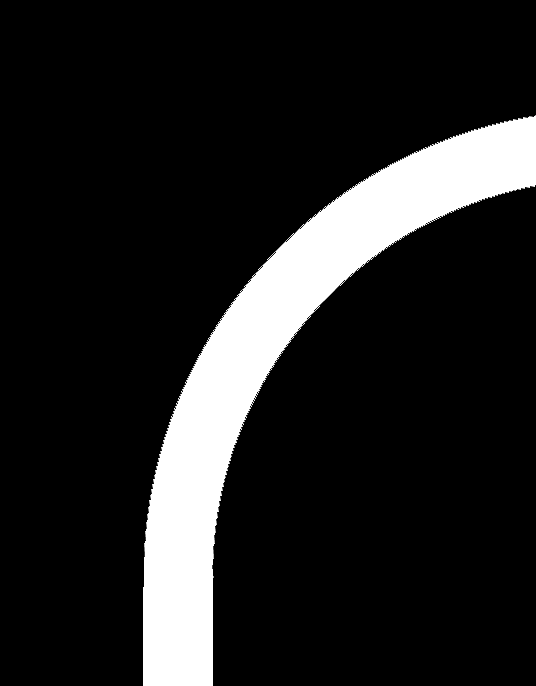
#> input picture Seguidor - OpenCV/LinhaBranca.png, 536 x 686 px
$ python Imagem.py
#> lines starting #> are read from the running program, lines starting #| are printed output that depends on the picture; after the words box and inside, x2 and y2 are one past the last pixel; in counts of white or black regions, pixels touching at a corner belong together
#> further down, Frame is the input picture: shape (686, 536, 3); min 0, max 255, mean 34.2
import numpy as np      # Importa a biblioteca Numpy
import matplotlib as mp # Importa a biblioteca MatPlotLib
import cv2 as cv        # Importa a biblioteca OpenCV
import requests as rq   # Importa a biblioteca Requests

# Definição de cores
Vermelho = (0, 0, 255)
Verde    = (0, 255, 0)
Azul     = (255, 0, 0)
Amarelo  = (0, 255, 255)
Preto    = (0, 0, 0)
Branco   = (255, 255, 255)

# Área mínima para um contorno ser considerado
ÁreaMínima = 500

# Definição da fonte usada
Fonte = cv.FONT_HERSHEY_SIMPLEX

# Quanto menor o limiar, mais escuro deve ser o preto
LimiarBinarizacao = 125

def VisãoComputacional(Imagem):

    '''TRATAMENTO DA IMAGEM'''
    Altura, Largura  = Imagem.shape[:2]                                                       # Obtém as dimensões da imagem
#> Altura = 686; Largura = 536
    CentroVertical = int(Altura / 2)
#> CentroVertical = 343
    CentroHorizontal = int(Largura / 2)
#> CentroHorizontal = 268

    PretoBranco = cv.cvtColor(Imagem, cv.COLOR_BGR2GRAY)                                      # Converte a imagem de RGB  para escala de cinza
    #PretoBranco = cv.GaussianBlur(PretoBranco, (21, 21), 0)                                  # Aplica desfoque gaussiano à imagem

    FrameBinarizado = cv.threshold(PretoBranco, LimiarBinarizacao, 255, cv.THRESH_BINARY)[1] # Realiza a binarização da imagem
#> FrameBinarizado: shape (686, 536); 13.4% white; 1 white region, box (x1, y1, x2, y2) and area: (143, 115, 536, 686) 49420

    #FrameBinarizado = cv.dilate(FrameBinarizado, None, iterations = 2)                      # Tratamento de imagem
    #FrameBinarizado = cv.erode(FrameBinarizado, None, iterations = 2)                       # Tratamento de imagem

    Kernel = np.ones((3,3), np.uint8)                                                        # Tratamento de imagem
    FrameBinarizado = cv.morphologyEx(FrameBinarizado, cv.MORPH_OPEN, Kernel)                # Tratamento de imagem
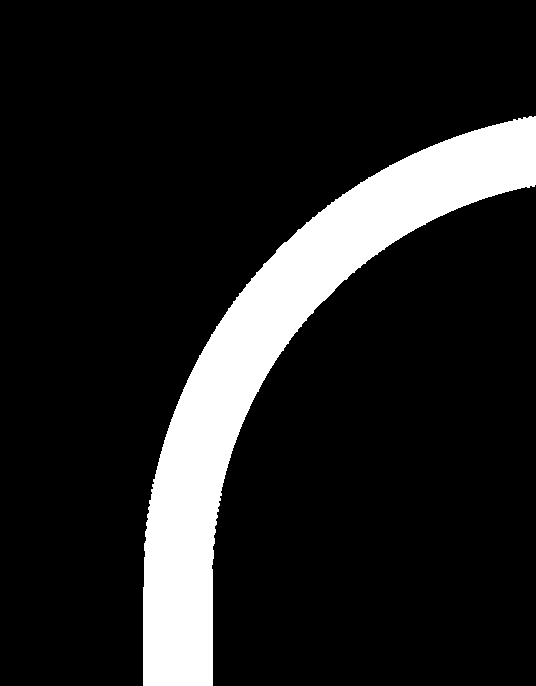
#> FrameBinarizado: shape (686, 536); 13.3% white; 1 white region

    #FrameBinarizado = cv.bitwise_not(FrameBinarizado)                                       # Inverte a cor dos pixeis, para linhas pretas em fundos brancos

    # Obtém os contornos da região branca do frame binarizado
    Contornos, Hierarquia = cv.findContours(FrameBinarizado.copy(), cv.RETR_TREE, cv.CHAIN_APPROX_SIMPLE)
#> Contornos = 1 contour; box (x1, y1, x2, y2) and area: (143, 116, 536, 686) 48202

    # Parâmetros: Imagem, Contornos, Quais contornos imprimir ("-1" são todos), Cor, Espessura
    cv.drawContours(Imagem, Contornos,-1, Azul, 2)

    '''APLICAÇÃO DE VISÃO COMPUTACIONAL'''
    if len(Contornos) > 0:

        # Considera apenas um contorno por vez
        Contorno = Contornos[0]
#> Contorno = contour of 713 points, box (x1, y1, x2, y2) (143, 116, 536, 686), area 48202

        if cv.contourArea(Contorno) > ÁreaMínima:

            # Obtém o retângulo (pontos máximos) que circunscreve o contorno
            (X_Total, Y_Total, W_Total, H_Total) = cv.boundingRect(Contorno)
#> X_Total = 143; Y_Total = 116; W_Total = 393; H_Total = 570

            # Obtém o paralelogramo (pontos mínimos) que circunscreve o contorno
            Paralelogramo = cv.minAreaRect(Contorno)
#> Paralelogramo = ((298.6, 374.4), (690.6, 191.3), -57.17)
            Caixa = cv.boxPoints(Paralelogramo)
#> Caixa = [[191.7, 716.4], [30.98, 612.7], [405.5, 32.41], [566.2, 136.1]]
            Caixa = np.int0(Caixa)
#> Caixa = [[191, 716], [30, 612], [405, 32], [566, 136]]

            #Obtém informações sobre o paralelogramo, que podem ser úteis para previsão
            (X_Min, Y_Mmin), (W_Min, H_Min), Ângulo = Paralelogramo
#> X_Min = 298.6; Y_Mmin = 374.4; W_Min = 690.6; H_Min = 191.3; Ângulo = -57.17
            Ângulo = int(Ângulo)
#> Ângulo = -57

            # Desenhando as duas formas na imagem
            cv.rectangle(Imagem, (X_Total, Y_Total), (X_Total + W_Total, Y_Total + H_Total), Azul, 2)
            cv.drawContours(Imagem, [Caixa], 0, Amarelo, 2)
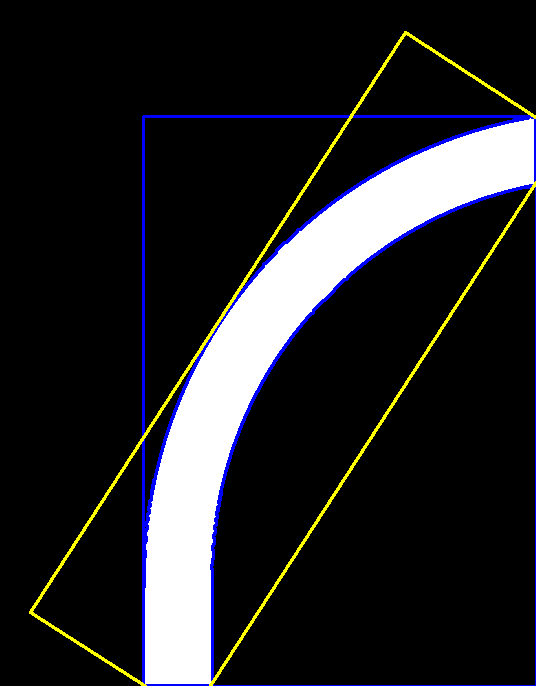
#> Imagem: shape (686, 536, 3); mean B, G, R 37.3, 35.2, 35.2

           # O trecho de código a seguir não é necessário, pois não trabalharemos com aproximações matemáticas de linhas,
           # mas com a distância (erro) entre pontos centrais do contorno e pontos de referência arbitrados (set-point).

            '''
            # Obtém uma aproximação matemática do contorno, dividindo-o em subcontornos calculados
            Precisão = 0.01
            Coeficiente = Precisão * cv.arcLength(Contorno, False)
            Aproximação = cv.approxPolyDP(Contorno, Coeficiente, False)

            # Divide a aproximação em várias sub-regiões
            Subcontornos = []
            for i in range(len(Aproximação)):

                Subcontorno = Aproximação[i:i+2]
                if len(Subcontorno) == 2: Subcontornos.append(Subcontorno)

            # Desenha os sub-contornos na imagem
            cv.drawContours(Imagem, sub_contours, -1, Verde, 3)
            '''

            '''CÁLCULO DOS OUTPUTS'''

            # Número de pontos de referência a serem determinados
            NúmeroLinhas = 5

            # Lista que armazenará os valores em pixel das alturas de cada ponto de referência
            Alturas = []

            # Distância mínima entre pontos na horizontal para que sejam considerados diferentes
            Tolerância_X = 60

            # Distância máxima na vertical para um ponto ser considerado interseção
            Tolerância_Y = 10

            # Lista com os valores das distâncias de X médio de cada altura em relação à linha de referência
            Distâncias = []

            # Cálculo dos valores em pixel das alturas de cada ponto de referência
            for Linha in range(NúmeroLinhas + 1):

                Divisões = int(Altura * (Linha / NúmeroLinhas))
                Alturas.append(Divisões)
                cv.line(Imagem, (0, int(Divisões)), (Largura, int(Divisões)), Vermelho, 2)
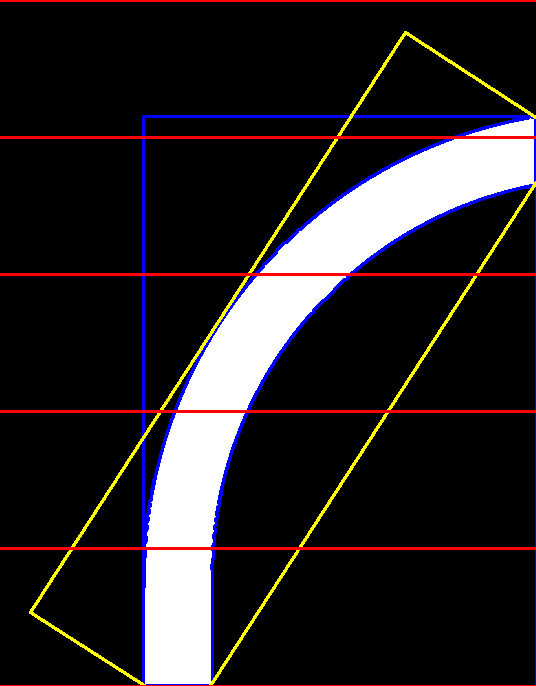
#> Imagem: shape (686, 536, 3); 2.19% of pixels changed, all inside (x1, y1, x2, y2) = (0, 0, 536, 686)
#> after the loop, Alturas = [0, 137, 274, 411, 548, 686]

            # Percorre cada valor das alturas
            for Altura in Alturas:

                Imprimir = False # Variável Booleana que só será verdadeira caso seja detectada uma interseção
                X_Totais = []    # Lista que armazenará os valores de X encontrados em cada iteração das alturas
                X_Anterior = 0   # Variável auxiliar que receberá o valor de X anterior, para corrigir as médias

                # Percorre cada um dos pontos do contorno
                for i in range(len(Contorno)):

                    # Obtém as coordenadas X e Y de cada ponto do contorno
                    Coordenadas = tuple(Contorno[i][0])
                    X_Atual = Coordenadas[0]
                    Y_Atual = Coordenadas[1]

                    # Checa se há interseção entre o contorno e as alturas de referência
                    if abs(Y_Atual - Altura) < Tolerância_Y:

                        # Desenha um círculo amarelo no ponto de interseção
                        #cv.circle(Imagem, (X_Atual, Altura), 5, Amarelo, -2)

                        # Se os pontos horizontais forem adjacentes, ignora-os
                        if abs(X_Atual - X_Anterior) < Tolerância_X:
                            X_Atual = X_Anterior
                            continue

                        # Desenha um círculo verde no ponto médio de interseção
                        cv.circle(Imagem, (X_Atual, Altura), 5, Verde, -2)

                        # Armazena o valor médio de X e atualiza a variável auxiliar
                        X_Totais.append(X_Atual)
                        X_Anterior = X_Atual

                        # Se forem detectados mais de um ponto de interseção (o que é necessário), calcula a média entre eles
                        # Apenas um ponto de interseção pode induzir a erros indesejados
                        if len(X_Totais) > 1:
                            X_Médio = int(np.mean(X_Totais))
                            Imprimir = True

                # Se forem detectados pontos de interseção,
                if Imprimir ==  True:
                    Distâncias.append(CentroHorizontal - X_Médio)
                    cv.circle(Imagem, (X_Médio, Altura), 5, Vermelho, -2)

                # Se não forem detectadas interseções, considera um erro
                else:
                    Distâncias.append("Erro")
#> this loop made 6 passes
#> Altura on passes 2 to 6: 137, 274, 411, 548, 686
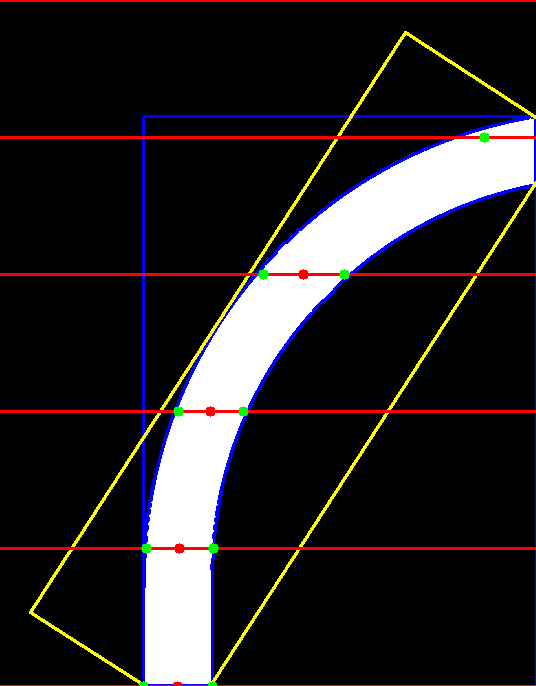
#> Imagem: shape (686, 536, 3); 0.22% of pixels changed, all inside (x1, y1, x2, y2) = (139, 132, 490, 686)
#> after the loop, Distâncias = ['Erro', 'Erro', -35, 58, 89, 91]

            # Percorre cada valor de altura, imprimindo seu respectivo valor de distância
            for Índice in range(len(Alturas)):

                # Imprime as distâncias referentes a cada altura
                print("Altura [", Índice,"]: ", Distâncias[Índice], sep = '')

                # Em caso de detecção das interseções, imprime na imagem o valor de seu respectivo erro
                if Distâncias[Índice] != "Erro":
                    cv.putText(Imagem, str(Distâncias[Índice]),(CentroHorizontal - Distâncias[Índice], Alturas[Índice]-10), Fonte, 0.8, Vermelho, 1, cv.LINE_AA)
#> this loop made 6 passes
#| Altura [0]: Erro
#| Altura [1]: Erro
#| Altura [2]: -35
#| Altura [3]: 58
#| Altura [4]: 89
#| Altura [5]: 91
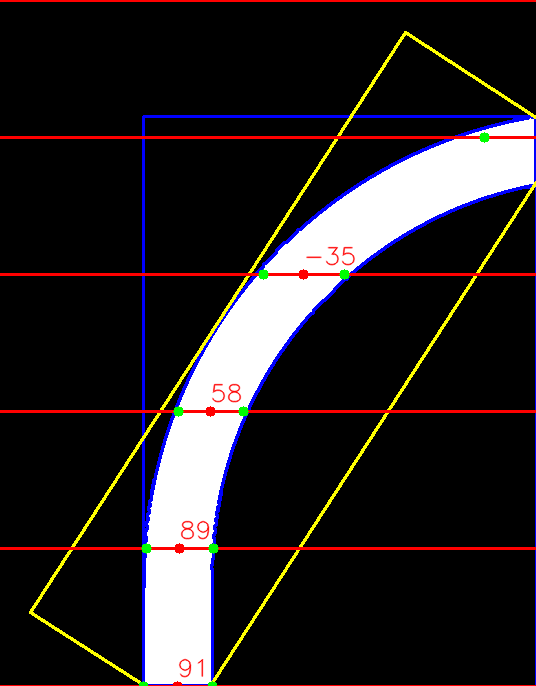
#> Imagem: shape (686, 536, 3); 0.3% of pixels changed, all inside (x1, y1, x2, y2) = (178, 246, 356, 678)

            # Imprime o ângulo de inclinação do paralelogramo na imagem
            cv.putText(Imagem, str(Ângulo),(50, Altura - 50), Fonte, 0.8, Branco, 1, cv.LINE_AA)

    # Imprime a linha central de referência na imagem
    cv.line(Imagem, (CentroHorizontal, 0), (CentroHorizontal, Altura), Vermelho, 2)
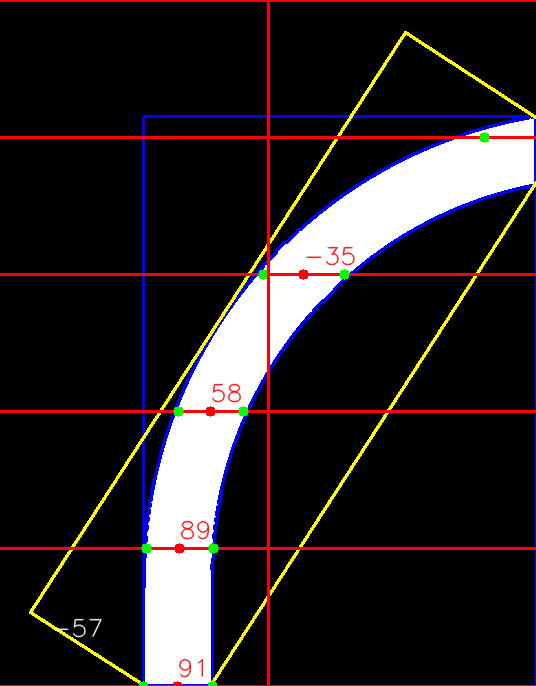
#> Imagem: shape (686, 536, 3); mean B, G, R 35.5, 34.2, 41

    # Exibe a imagem com todas as formas inseridas
    cv.imshow('Analise de Rota', Imagem)

while(True):

    # "Frame" recebe o quadro atual em forma de um array NumPy
    Frame = cv.imread("LinhaBranca.png")

    if Frame is not None:                                           # Se frames foram detectados...
        VisãoComputacional(Frame)                                   # Envia o frame para ser tratado

        if cv.waitKey(22) & 0xFF == ord('g'):                       # Se "G" for pressionada...
#> (key Esc is pressed here)
            break                                                   # Encerra a exibição

    else:                                                           # Se frames não forem detectados...
        print("Nenhum frame foi detectado!")                        # Imprime uma mensagem de erro na tela
        break
